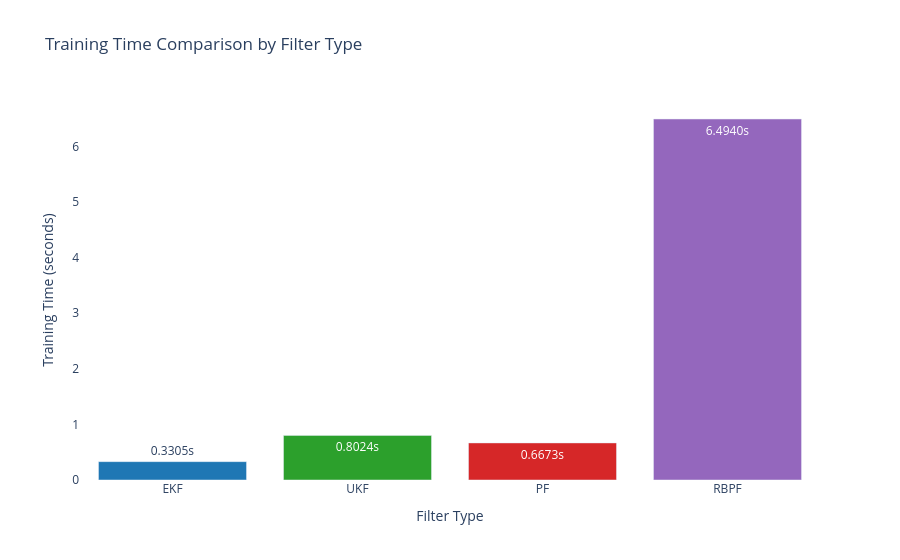
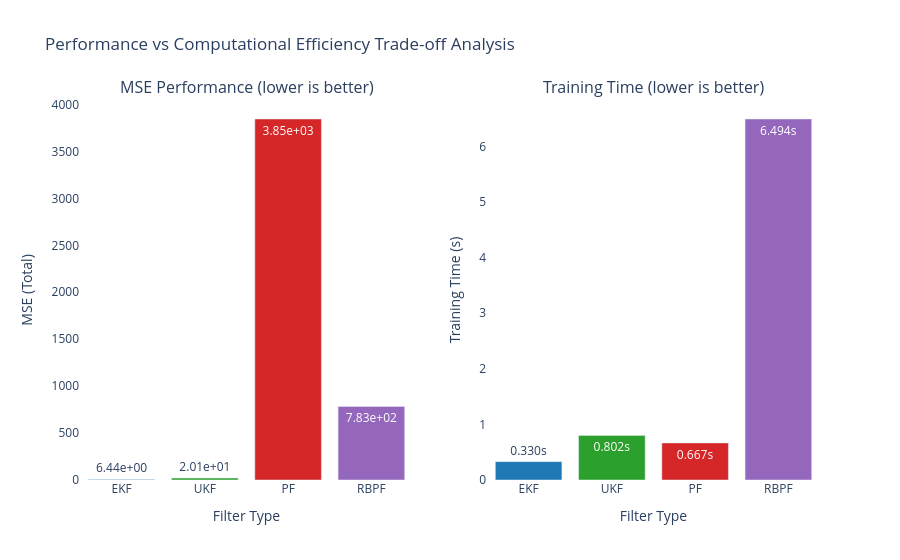

Notebook cell for these charts, in order:
### Code cell
# ============================================================
# Training Time Comparison Visualization
# ============================================================
import plotly.graph_objects as go
from plotly.subplots import make_subplots

# Training time comparison bar chart
filter_names = list(training_times.keys())
times = list(training_times.values())
colors = ['#1f77b4', '#2ca02c', '#d62728', '#9467bd']  # Blue, Green, Red, Purple

fig_timing = go.Figure()
fig_timing.add_trace(go.Bar(
    x=filter_names,
    y=times,
    marker=dict(color=colors),
    text=[f'{t:.4f}s' for t in times],
    textposition='auto',
    name='Training Time'
))

fig_timing.update_layout(
    title='Training Time Comparison by Filter Type',
    xaxis_title='Filter Type',
    yaxis_title='Training Time (seconds)',
    font=dict(size=12),
    plot_bgcolor='white',
    paper_bgcolor='white',
    showlegend=False
)

fig_timing.show()

# Combined Performance vs Speed Analysis
fig_combined = make_subplots(
    rows=1, cols=2,
    subplot_titles=('MSE Performance (lower is better)', 'Training Time (lower is better)'),
    specs=[[{"secondary_y": False}, {"secondary_y": False}]]
)

# MSE subplot
mse_values = [mse_total_ekf, mse_total_ukf, mse_total_pf, mse_total_rbpf]
fig_combined.add_trace(
    go.Bar(x=filter_names, y=mse_values, marker=dict(color=colors), 
           text=[f'{mse:.2e}' for mse in mse_values], textposition='auto',
           name='MSE'),
    row=1, col=1
)

# Training time subplot  
fig_combined.add_trace(
    go.Bar(x=filter_names, y=times, marker=dict(color=colors),
           text=[f'{t:.3f}s' for t in times], textposition='auto',
           name='Time'),
    row=1, col=2
)

fig_combined.update_layout(
    title_text="Performance vs Computational Efficiency Trade-off Analysis",
    font=dict(size=12),
    plot_bgcolor='white',
    paper_bgcolor='white',
    showlegend=False
)

fig_combined.update_xaxes(title_text="Filter Type", row=1, col=1)
fig_combined.update_xaxes(title_text="Filter Type", row=1, col=2)
fig_combined.update_yaxes(title_text="MSE (Total)", row=1, col=1)
fig_combined.update_yaxes(title_text="Training Time (s)", row=1, col=2)

fig_combined.show()

# Performance efficiency metric: accuracy per computation time
print("\n🎯 Performance-Efficiency Trade-off Analysis:")
print("   (Lower MSE/Time ratio = better overall efficiency)")
for i, name in enumerate(filter_names):
    efficiency_metric = mse_values[i] / times[i] if times[i] > 0 else float('inf')
    print(f"   {name}: MSE/Time = {efficiency_metric:.2e}")
    
# Rank filters by different criteria
mse_ranking = sorted(zip(filter_names, mse_values), key=lambda x: x[1])
time_ranking = sorted(zip(filter_names, times), key=lambda x: x[1])
efficiency_ranking = sorted(zip(filter_names, [mse_values[i]/times[i] for i in range(len(filter_names))]), key=lambda x: x[1])

print("\n🏆 Rankings:")
print("   By Accuracy (MSE):", [name for name, _ in mse_ranking])
print("   By Speed (Time):", [name for name, _ in time_ranking])
print("   By Overall Efficiency (MSE/Time):", [name for name, _ in efficiency_ranking])

### Figure 1 — Plotly figure (JSON) as saved in the notebook; plotly's stock layout.template omitted (floating-point values rounded to 4 significant figures)
{"data": [{"marker": {"color": ["#1f77b4", "#2ca02c", "#d62728", "#9467bd"]}, "name": "Training Time", "text": ["0.3305s", "0.8024s", "0.6673s", "6.4940s"], "textposition": "auto", "type": "bar", "x": ["EKF", "UKF", "PF", "RBPF"], "y": [0.3305, 0.8024, 0.6673, 6.494]}], "layout": {"font": {"size": 12}, "paper_bgcolor": "white", "plot_bgcolor": "white", "showlegend": false, "title": {"text": "Training Time Comparison by Filter Type"}, "xaxis": {"title": {"text": "Filter Type"}}, "yaxis": {"title": {"text": "Training Time (seconds)"}}}}

### Figure 2 — Plotly figure (JSON) as saved in the notebook; plotly's stock layout.template omitted (floating-point values rounded to 4 significant figures)
{"data": [{"marker": {"color": ["#1f77b4", "#2ca02c", "#d62728", "#9467bd"]}, "name": "MSE", "text": ["6.44e+00", "2.01e+01", "3.85e+03", "7.83e+02"], "textposition": "auto", "type": "bar", "x": ["EKF", "UKF", "PF", "RBPF"], "xaxis": "x", "y": [6.443, 20.13, 3846.0, 783.2], "yaxis": "y"}, {"marker": {"color": ["#1f77b4", "#2ca02c", "#d62728", "#9467bd"]}, "name": "Time", "text": ["0.330s", "0.802s", "0.667s", "6.494s"], "textposition": "auto", "type": "bar", "x": ["EKF", "UKF", "PF", "RBPF"], "xaxis": "x2", "y": [0.3305, 0.8024, 0.6673, 6.494], "yaxis": "y2"}], "layout": {"annotations": [{"font": {"size": 16}, "showarrow": false, "text": "MSE Performance (lower is better)", "x": 0.225, "xanchor": "center", "xref": "paper", "y": 1, "yanchor": "bottom", "yref": "paper"}, {"font": {"size": 16}, "showarrow": false, "text": "Training Time (lower is better)", "x": 0.775, "xanchor": "center", "xref": "paper", "y": 1, "yanchor": "bottom", "yref": "paper"}], "font": {"size": 12}, "paper_bgcolor": "white", "plot_bgcolor": "white", "showlegend": false, "title": {"text": "Performance vs Computational Efficiency Trade-off Analysis"}, "xaxis": {"anchor": "y", "domain": [0, 0.45], "title": {"text": "Filter Type"}}, "xaxis2": {"anchor": "y2", "domain": [0.55, 1], "title": {"text": "Filter Type"}}, "yaxis": {"anchor": "x", "domain": [0, 1], "title": {"text": "MSE (Total)"}}, "yaxis2": {"anchor": "x2", "domain": [0, 1], "title": {"text": "Training Time (s)"}}}}
